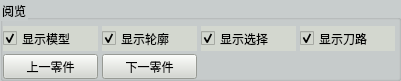
  <widget class="QGroupBox" name="groupBox_2">
   <property name="geometry">
    <rect>
     <x>490</x>
     <y>325</y>
     <width>401</width>
     <height>81</height>
    </rect>
   </property>
   <property name="styleSheet">
    <string notr="true">background-color: rgb(200, 205, 205);</string>
   </property>
   <property name="title">
    <string>阅览</string>
   </property>
   <widget class="QPushButton" name="bntPrePartFile">
    <property name="geometry">
     <rect>
      <x>3</x>
      <y>54</y>
      <width>95</width>
      <height>25</height>
     </rect>
    </property>
    <property name="styleSheet">
     <string notr="true">background-color: rgb(211, 215, 207);
font: 13pt &quot;Ubuntu&quot;;</string>
    </property>
    <property name="text">
     <string>上一零件</string>
    </property>
   </widget>
   <widget class="QPushButton" name="bntNextPartFile">
    <property name="geometry">
     <rect>
      <x>102</x>
      <y>54</y>
      <width>95</width>
      <height>25</height>
     </rect>
    </property>
    <property name="styleSheet">
     <string notr="true">background-color: rgb(211, 215, 207);
font: 13pt &quot;Ubuntu&quot;;</string>
    </property>
    <property name="text">
     <string>下一零件</string>
    </property>
   </widget>
   <widget class="QCheckBox" name="cheBoxVieModel">
    <property name="geometry">
     <rect>
      <x>3</x>
      <y>26</y>
      <width>95</width>
      <height>25</height>
     </rect>
    </property>
    <property name="styleSheet">
     <string notr="true">background-color: rgb(211, 215, 207);
font: 11pt &quot;Ubuntu&quot;;</string>
    </property>
    <property name="text">
     <string>显示模型</string>
    </property>
    <property name="checked">
     <bool>true</bool>
    </property>
   </widget>
   <widget class="QCheckBox" name="cheBoxVieProf">
    <property name="geometry">
     <rect>
      <x>102</x>
      <y>26</y>
      <width>95</width>
      <height>25</height>
     </rect>
    </property>
    <property name="styleSheet">
     <string notr="true">background-color: rgb(211, 215, 207);
font: 11pt &quot;Ubuntu&quot;;</string>
    </property>
    <property name="text">
     <string>显示轮廓</string>
    </property>
    <property name="checked">
     <bool>true</bool>
    </property>
   </widget>
   <widget class="QCheckBox" name="cheBoxVieToolPath">
    <property name="geometry">
     <rect>
      <x>300</x>
      <y>26</y>
      <width>95</width>
      <height>25</height>
     </rect>
    </property>
    <property name="styleSheet">
     <string notr="true">background-color: rgb(211, 215, 207);
font: 11pt &quot;Ubuntu&quot;;</string>
    </property>
    <property name="text">
     <string>显示刀路</string>
    </property>
    <property name="checked">
     <bool>true</bool>
    </property>
   </widget>
   <widget class="QCheckBox" name="cheBoxDisplaySel">
    <property name="geometry">
     <rect>
      <x>201</x>
      <y>26</y>
      <width>95</width>
      <height>25</height>
     </rect>
    </property>
    <property name="styleSheet">
     <string notr="true">background-color: rgb(211, 215, 207);
font: 11pt &quot;Ubuntu&quot;;</string>
    </property>
    <property name="text">
     <string>显示选择</string>
    </property>
    <property name="checked">
     <bool>true</bool>
    </property>
   </widget>
  </widget>
